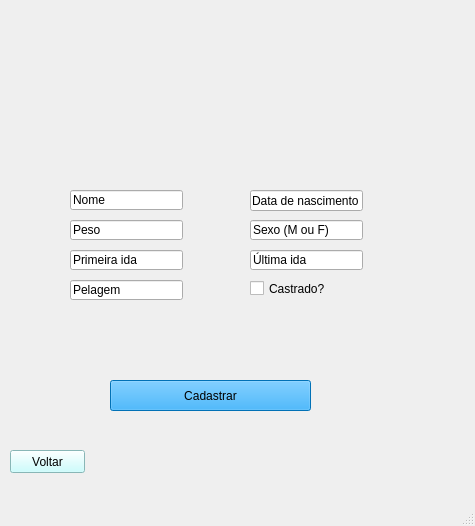
<?xml version="1.0" encoding="UTF-8"?>
<ui version="4.0">
 <class>MainWindow</class>
 <widget class="QMainWindow" name="MainWindow">
  <property name="geometry">
   <rect>
    <x>0</x>
    <y>0</y>
    <width>475</width>
    <height>526</height>
   </rect>
  </property>
  <property name="windowTitle">
   <string>MainWindow</string>
  </property>
  <widget class="QWidget" name="centralwidget">
   <widget class="QLabel" name="label">
    <property name="geometry">
     <rect>
      <x>-4</x>
      <y>-48</y>
      <width>481</width>
      <height>591</height>
     </rect>
    </property>
    <property name="text">
     <string/>
    </property>
    <property name="pixmap">
     <pixmap>../../../../Downloads/Seja bem-vindo (2).png</pixmap>
    </property>
   </widget>
   <widget class="QLineEdit" name="txt_nome">
    <property name="geometry">
     <rect>
      <x>70</x>
      <y>190</y>
      <width>113</width>
      <height>20</height>
     </rect>
    </property>
    <property name="text">
     <string>Nome</string>
    </property>
   </widget>
   <widget class="QLineEdit" name="txt_data">
    <property name="geometry">
     <rect>
      <x>250</x>
      <y>190</y>
      <width>113</width>
      <height>21</height>
     </rect>
    </property>
    <property name="text">
     <string>Data de nascimento</string>
    </property>
   </widget>
   <widget class="QLineEdit" name="txt_peso">
    <property name="geometry">
     <rect>
      <x>70</x>
      <y>220</y>
      <width>113</width>
      <height>20</height>
     </rect>
    </property>
    <property name="text">
     <string>Peso</string>
    </property>
   </widget>
   <widget class="QLineEdit" name="txt_pelagem">
    <property name="geometry">
     <rect>
      <x>70</x>
      <y>280</y>
      <width>113</width>
      <height>20</height>
     </rect>
    </property>
    <property name="text">
     <string>Pelagem</string>
    </property>
   </widget>
   <widget class="QLineEdit" name="txt_sexo">
    <property name="geometry">
     <rect>
      <x>250</x>
      <y>220</y>
      <width>113</width>
      <height>20</height>
     </rect>
    </property>
    <property name="text">
     <string>Sexo (M ou F)</string>
    </property>
   </widget>
   <widget class="QLineEdit" name="txt_primeiraIda">
    <property name="geometry">
     <rect>
      <x>70</x>
      <y>250</y>
      <width>113</width>
      <height>20</height>
     </rect>
    </property>
    <property name="text">
     <string>Primeira ida</string>
    </property>
   </widget>
   <widget class="QLineEdit" name="txt_ultimaIda">
    <property name="geometry">
     <rect>
      <x>250</x>
      <y>250</y>
      <width>113</width>
      <height>20</height>
     </rect>
    </property>
    <property name="text">
     <string>Última ida</string>
    </property>
   </widget>
   <widget class="QPushButton" name="btn_cadastrar">
    <property name="geometry">
     <rect>
      <x>110</x>
      <y>380</y>
      <width>201</width>
      <height>31</height>
     </rect>
    </property>
    <property name="styleSheet">
     <string notr="true">background-color: rgb(2, 158, 255);</string>
    </property>
    <property name="text">
     <string>Cadastrar</string>
    </property>
   </widget>
   <widget class="QLabel" name="label_3">
    <property name="geometry">
     <rect>
      <x>40</x>
      <y>190</y>
      <width>21</width>
      <height>20</height>
     </rect>
    </property>
    <property name="text">
     <string/>
    </property>
    <property name="pixmap">
     <pixmap>../../../../Downloads/do-utilizador.png</pixmap>
    </property>
    <property name="scaledContents">
     <bool>true</bool>
    </property>
   </widget>
   <widget class="QLabel" name="label_2">
    <property name="geometry">
     <rect>
      <x>41</x>
      <y>220</y>
      <width>20</width>
      <height>20</height>
     </rect>
    </property>
    <property name="text">
     <string/>
    </property>
    <property name="pixmap">
     <pixmap>../../../../Downloads/2370264.png</pixmap>
    </property>
    <property name="scaledContents">
     <bool>true</bool>
    </property>
   </widget>
   <widget class="QLabel" name="label_4">
    <property name="geometry">
     <rect>
      <x>40</x>
      <y>250</y>
      <width>21</width>
      <height>16</height>
     </rect>
    </property>
    <property name="text">
     <string/>
    </property>
    <property name="pixmap">
     <pixmap>../../../../Downloads/847345.png</pixmap>
    </property>
    <property name="scaledContents">
     <bool>true</bool>
    </property>
   </widget>
   <widget class="QLabel" name="label_5">
    <property name="geometry">
     <rect>
      <x>226</x>
      <y>220</y>
      <width>20</width>
      <height>20</height>
     </rect>
    </property>
    <property name="text">
     <string/>
    </property>
    <property name="pixmap">
     <pixmap>../../../../Downloads/86259.png</pixmap>
    </property>
    <property name="scaledContents">
     <bool>true</bool>
    </property>
   </widget>
   <widget class="QLabel" name="label_6">
    <property name="geometry">
     <rect>
      <x>40</x>
      <y>310</y>
      <width>31</width>
      <height>16</height>
     </rect>
    </property>
    <property name="text">
     <string/>
    </property>
    <property name="pixmap">
     <pixmap>../../../../Downloads/84109.png</pixmap>
    </property>
    <property name="scaledContents">
     <bool>true</bool>
    </property>
   </widget>
   <widget class="QLabel" name="label_7">
    <property name="geometry">
     <rect>
      <x>226</x>
      <y>190</y>
      <width>21</width>
      <height>20</height>
     </rect>
    </property>
    <property name="text">
     <string/>
    </property>
    <property name="pixmap">
     <pixmap>../../../../Downloads/3dc08a5fd507c7cd664b60487907f0c1.png</pixmap>
    </property>
    <property name="scaledContents">
     <bool>true</bool>
    </property>
   </widget>
   <widget class="QLabel" name="label_8">
    <property name="geometry">
     <rect>
      <x>222</x>
      <y>250</y>
      <width>20</width>
      <height>20</height>
     </rect>
    </property>
    <property name="text">
     <string/>
    </property>
    <property name="pixmap">
     <pixmap>../../../../Downloads/seta virada.png</pixmap>
    </property>
    <property name="scaledContents">
     <bool>true</bool>
    </property>
   </widget>
   <widget class="QLabel" name="label_9">
    <property name="geometry">
     <rect>
      <x>218</x>
      <y>280</y>
      <width>20</width>
      <height>20</height>
     </rect>
    </property>
    <property name="text">
     <string/>
    </property>
    <property name="pixmap">
     <pixmap>../../../../Downloads/MicrosoftTeams-image (13).png</pixmap>
    </property>
    <property name="scaledContents">
     <bool>true</bool>
    </property>
   </widget>
   <widget class="QLabel" name="label_10">
    <property name="geometry">
     <rect>
      <x>220</x>
      <y>310</y>
      <width>20</width>
      <height>16</height>
     </rect>
    </property>
    <property name="text">
     <string/>
    </property>
    <property name="pixmap">
     <pixmap>../../../../Downloads/MicrosoftTeams-image (14).png</pixmap>
    </property>
    <property name="scaledContents">
     <bool>true</bool>
    </property>
   </widget>
   <widget class="QLabel" name="label_11">
    <property name="geometry">
     <rect>
      <x>40</x>
      <y>279</y>
      <width>21</width>
      <height>21</height>
     </rect>
    </property>
    <property name="text">
     <string/>
    </property>
    <property name="pixmap">
     <pixmap>../../../../Downloads/MicrosoftTeams-image (15).png</pixmap>
    </property>
    <property name="scaledContents">
     <bool>true</bool>
    </property>
   </widget>
   <widget class="QLabel" name="label_12">
    <property name="geometry">
     <rect>
      <x>0</x>
      <y>0</y>
      <width>471</width>
      <height>481</height>
     </rect>
    </property>
    <property name="text">
     <string/>
    </property>
    <property name="pixmap">
     <pixmap>../Telas_icones/cadastro pet.png</pixmap>
    </property>
   </widget>
   <widget class="QLabel" name="label_13">
    <property name="geometry">
     <rect>
      <x>70</x>
      <y>380</y>
      <width>31</width>
      <height>31</height>
     </rect>
    </property>
    <property name="text">
     <string/>
    </property>
    <property name="pixmap">
     <pixmap>../Telas_icones/icone cadastro.png</pixmap>
    </property>
    <property name="scaledContents">
     <bool>true</bool>
    </property>
   </widget>
   <widget class="QPushButton" name="btn_voltar">
    <property name="geometry">
     <rect>
      <x>10</x>
      <y>450</y>
      <width>75</width>
      <height>23</height>
     </rect>
    </property>
    <property name="styleSheet">
     <string notr="true">background-color: rgb(190, 255, 255);</string>
    </property>
    <property name="text">
     <string>Voltar</string>
    </property>
   </widget>
   <widget class="QCheckBox" name="checkBox_castrado">
    <property name="geometry">
     <rect>
      <x>250</x>
      <y>280</y>
      <width>111</width>
      <height>17</height>
     </rect>
    </property>
    <property name="text">
     <string>Castrado?</string>
    </property>
   </widget>
   <zorder>label_12</zorder>
   <zorder>label</zorder>
   <zorder>txt_nome</zorder>
   <zorder>txt_data</zorder>
   <zorder>txt_peso</zorder>
   <zorder>txt_pelagem</zorder>
   <zorder>txt_sexo</zorder>
   <zorder>txt_primeiraIda</zorder>
   <zorder>txt_ultimaIda</zorder>
   <zorder>btn_cadastrar</zorder>
   <zorder>label_3</zorder>
   <zorder>label_2</zorder>
   <zorder>label_4</zorder>
   <zorder>label_5</zorder>
   <zorder>label_6</zorder>
   <zorder>label_7</zorder>
   <zorder>label_8</zorder>
   <zorder>label_9</zorder>
   <zorder>label_10</zorder>
   <zorder>label_11</zorder>
   <zorder>label_13</zorder>
   <zorder>btn_voltar</zorder>
   <zorder>checkBox_castrado</zorder>
  </widget>
  <widget class="QMenuBar" name="menubar">
   <property name="geometry">
    <rect>
     <x>0</x>
     <y>0</y>
     <width>475</width>
     <height>21</height>
    </rect>
   </property>
  </widget>
  <widget class="QStatusBar" name="statusbar"/>
 </widget>
 <resources/>
 <connections/>
</ui>
